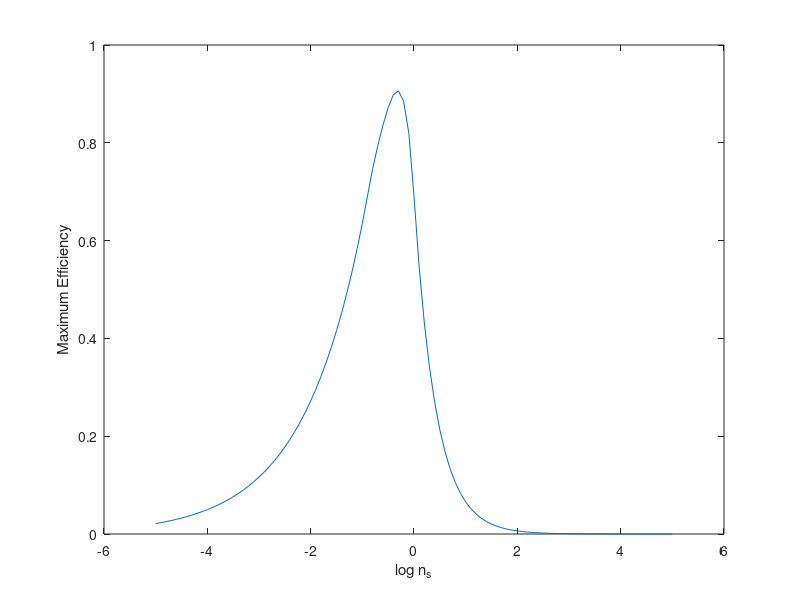

MATLAB code to generate this figure:
logns=-5:0.1:5;

for i=1:length(logns)
    if logns(i)>-0.003632
        eff_max(i)=0.6908*0.09514^logns(i);
    elseif logns(i)<-0.8854
        eff_max(i)=1.484*2.336^logns(i);
    else
        eff_max(i)=0.690686-1.67187*logns(i)-4.24904*logns(i)^2-4.01919*logns(i)^3-1.51243*logns(i)^4;
    end
end

% for i=1:length(logns)
%     if logns(i)>1.3
%         x1=1.3;
%         slope=0.0215138-2*0.286446*x1+3*0.385698*x1^2-4*0.15606*x1^3-5*0.268875*x1^4+6*0.153681*x1^5;
%         y1=0.868229+0.0215138*x1-0.286446*x1^2+0.385698*x1^3-0.15606*x1^4-0.268875*x1^5+0.153681*x1^6;
%         eff_max(i)=slope*(logns(i)-x1)+y1;
%     elseif logns(i)<-0.8
%         x1=-0.8;
%         slope=0.0215138-2*0.286446*x1+3*0.385698*x1^2-4*0.15606*x1^3-5*0.268875*x1^4+6*0.153681*x1^5;
%         y1=0.868229+0.0215138*x1-0.286446*x1^2+0.385698*x1^3-0.15606*x1^4-0.268875*x1^5+0.153681*x1^6;
%         eff_max(i)=slope*(logns(i)-x1)+y1;
%     else
%         eff_max(i)=0.868229+0.0215138*logns(i)-0.286446*logns(i)^2+0.385698*logns(i)^3-0.15606*logns(i)^4-0.268875*logns(i)^5+0.153681*logns(i)^6;
%     end
% end


plot(logns,eff_max)
xlabel('log n_s')
ylabel('Maximum Efficiency')